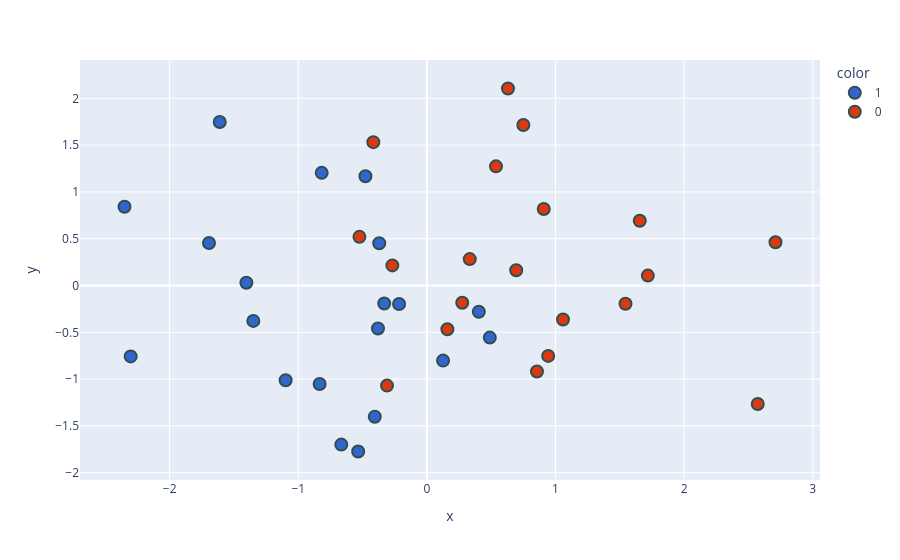

Write notebook code for a chart like this one.
### Code cell
new_df['target'] = new_df['target'].astype('str')
fig = px.scatter(x=new_df['PC1'],
                 y=new_df['PC2'],
                 color=new_df['target'],
                 color_discrete_sequence=px.colors.qualitative.G10
                )

fig.update_traces(marker=dict(size=12,
                              line=dict(width=2,
                                        color='DarkSlateGrey')),
                  selector=dict(mode='markers'))
fig.show()

### Figure 1 — Plotly figure (JSON) as saved in the notebook; plotly's stock layout.template omitted (floating-point values rounded to 4 significant figures)
{"data": [{"hovertemplate": "color=1<br>x=%{x}<br>y=%{y}<extra></extra>", "legendgroup": "1", "marker": {"color": "#3366CC", "line": {"color": "DarkSlateGrey", "width": 2}, "size": 12, "symbol": "circle"}, "mode": "markers", "name": "1", "orientation": "v", "showlegend": true, "type": "scatter", "x": [-2.303, -0.3803, -0.5343, -1.61, -1.098, -1.694, -0.8339, -0.4779, -1.349, -0.2164, -0.8179, -1.403, -0.405, 0.489, 0.4038, -2.351, -0.3317, -0.3705, -0.6655, 0.1257], "xaxis": "x", "y": [-0.7576, -0.4594, -1.774, 1.748, -1.012, 0.4547, -1.052, 1.168, -0.3779, -0.1974, 1.204, 0.02926, -1.403, -0.5567, -0.2804, 0.8418, -0.1922, 0.4512, -1.7, -0.8023], "yaxis": "y"}, {"hovertemplate": "color=0<br>x=%{x}<br>y=%{y}<extra></extra>", "legendgroup": "0", "marker": {"color": "#DC3912", "line": {"color": "DarkSlateGrey", "width": 2}, "size": 12, "symbol": "circle"}, "mode": "markers", "name": "0", "orientation": "v", "showlegend": true, "type": "scatter", "x": [-0.5245, 0.8558, 0.9432, -0.2685, 1.544, -0.4164, 0.1592, 2.572, 1.058, 0.3333, 0.9086, 0.6305, 0.5373, 2.71, 0.2749, 1.655, 0.6944, 0.7498, 1.718, -0.3102], "xaxis": "x", "y": [0.5202, -0.9185, -0.752, 0.215, -0.1946, 1.532, -0.4671, -1.266, -0.3638, 0.2821, 0.817, 2.105, 1.274, 0.4627, -0.1849, 0.6915, 0.163, 1.716, 0.1059, -1.07], "yaxis": "y"}], "layout": {"legend": {"title": {"text": "color"}, "tracegroupgap": 0}, "margin": {"t": 60}, "xaxis": {"anchor": "y", "domain": [0, 1], "title": {"text": "x"}}, "yaxis": {"anchor": "x", "domain": [0, 1], "title": {"text": "y"}}}}
